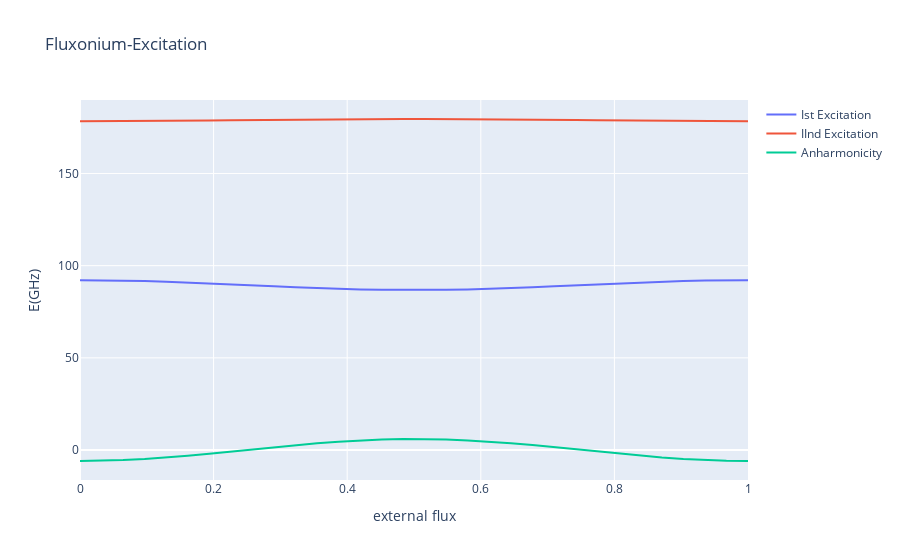

Here is the notebook cell this chart was saved with:
### Code cell
plotCompare(flux_range,{'Ist Excitation':post_Ex[0],'IInd Excitation':post_Ex[1],'Anharmonicity':post_Ex[1]-2*post_Ex[0]},
            'Fluxonium-Excitation','external flux','E(GHz)',export='pdf')
